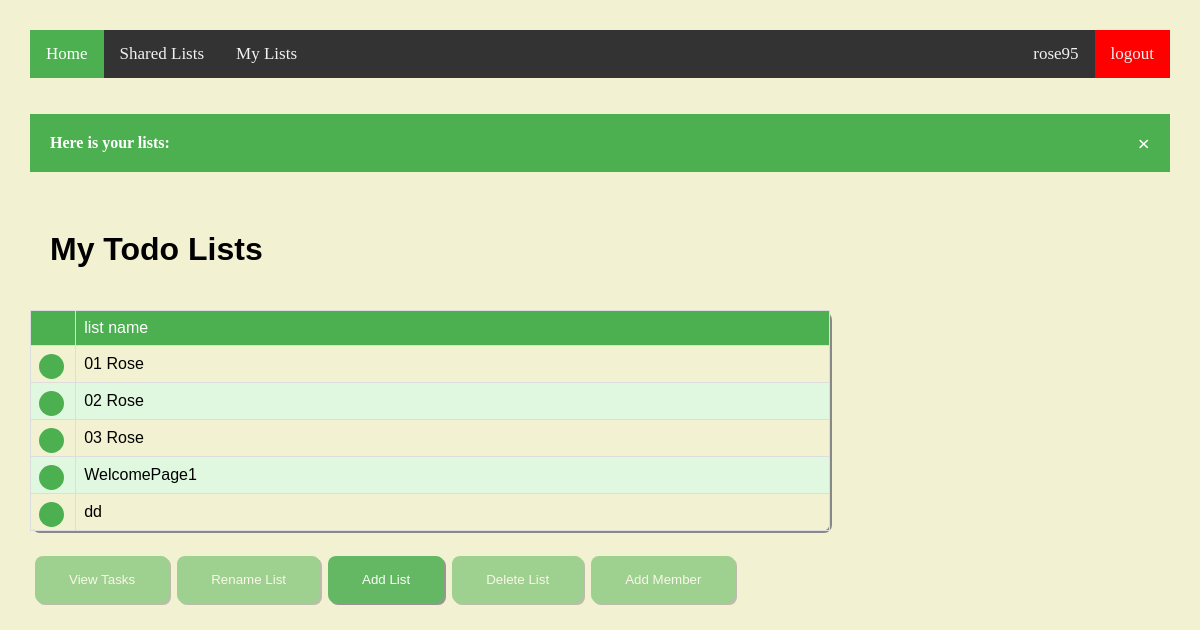
/polls/mytodolists/ (signed in), run on an earlier commit of the app's database.
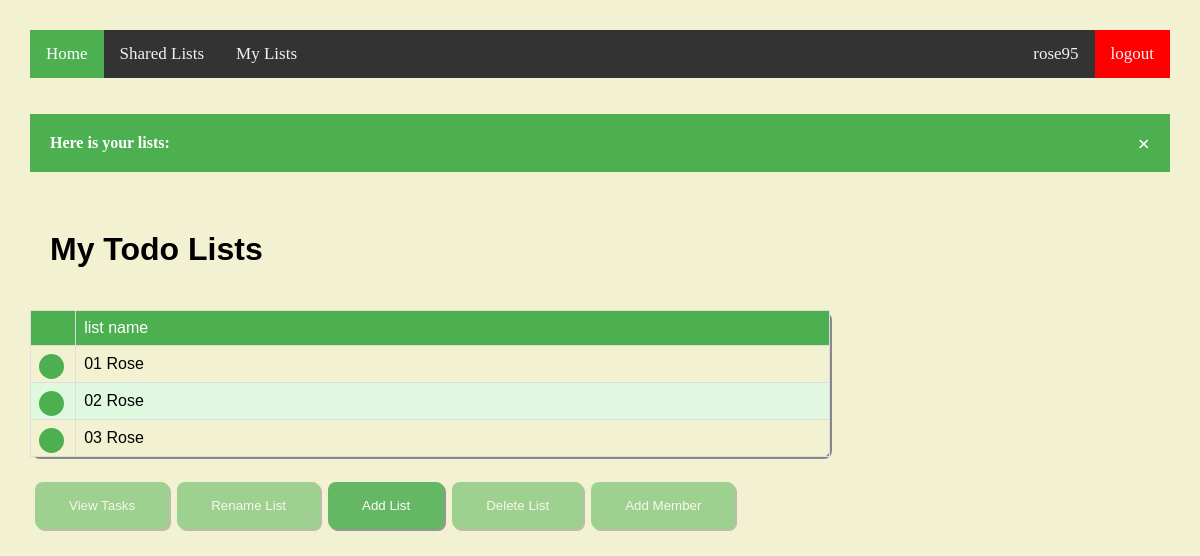
And on a later commit of the database.
### polls/models.py (models this page shows)
class TodoList(models.Model):
    name = models.CharField(max_length=15)

### polls/views.py (the view, shortened to what this page needs)
# urls.py: path('mytodolists/', views.ViewMyTodoLists, name='mytodolists'),
def ViewMyTodoLists(request):
    if request.method == 'GET':
        my_lists = FilterUserTodoLists(request.user.id)
        if my_lists.count() == 0:
            return render(request, 'polls/mytodolists.html', {'warningmessage': "You don't have lists!",
                                                              'user_name': request.user.username}, )
        else:
            return render(request, 'polls/mytodolists.html',
                          {'todo_lists': my_lists, 'message': "Here is your lists:",
                           'user_name': request.user.username}, )

### polls/views.py (called while the page is built)
def FilterUserTodoLists(user_id):
    mapping_user_with_todo_lists = UserWithTodoLists.objects.filter(user_id=user_id)
    todo_lists_id = []
    for mapping_user_with_todo_list in mapping_user_with_todo_lists:
        todo_lists_id.append(mapping_user_with_todo_list.todo_list_id)
    user_todo_lists = TodoList.objects.filter(id__in=todo_lists_id)
    return user_todo_lists

### polls/templates/polls/mytodolists.html (shortened to what this page needs)
{%extends 'polls/todolistsbase.html'%}
{%block todolistscontent%}
<h1 class="header">My Todo Lists</h1>
     {% if todo_lists %}
         <table class="customers">
             <thead>
                 <tr>
                     <td width="3%"></td>
                     <td width="50%">list name</td>
                 </tr>
             </thead>
             {% for list in todo_lists %}
                <tr for="list{{ forloop.counter }}">
                    <td><label class="radiobuttoncontainer"><input type="radio" name="list_id" onclick=enable_my_todo_lists_buttons() id="list{{ forloop.counter }}" value="{{ list.id }}"><span class="checkpoint"></span></label></td>
                    <td>{{list.name}}</td>
                </tr>
             {% endfor %}
         </table>
         <BR>
     {% endif %}
{%endblock%}

What changed in the data, as far as the page shows it:
removed TodoList: name "WelcomePage1"
removed TodoList: name "dd"
